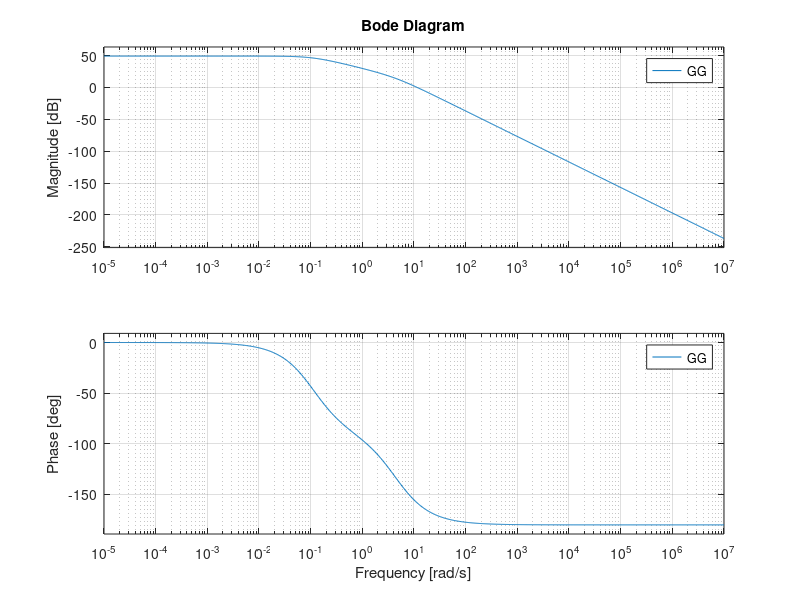

Recreate this plot in MATLAB. (Note: this script raises an error after producing the figure.)
%%%%%%%%%%%%%%%%%%%%%%%%%%%%%%%%%%%%%%%%%%%%%%%%%%%%%%%%%%%%%%%%%%%%%%%%%%%%%%%%%%%%%%%%
% Controllo del motore di un automobile, Progetto C2                                   %
% Bernardini Claudio                                                                   %
% Corsetti Luca                                                                        %
% Straccali Leonardo                                                                   %
%%%%%%%%%%%%%%%%%%%%%%%%%%%%%%%%%%%%%%%%%%%%%%%%%%%%%%%%%%%%%%%%%%%%%%%%%%%%%%%%%%%%%%%%

clear all; close all; clc

%%%%%%%%%%%%%%%%%%%%%%%%%%%%%%%% PARAMETRI DEL PROGETTO %%%%%%%%%%%%%%%%%%%%%%%%%%%%%%%%
gamma_1 = 0.75;
gamma_2 = 0.15;
beta = 1.3;
phi = 0.04;
delta_1 = 3 * 10^4;
delta_2 = 0.2;
delta_3 = 0.02;
J = 20;
omega_e = 30;
%%%%%%%%%%%%%%%%%%%%%%%%%%%%%%%% PARAMETRI DEL PROGETTO %%%%%%%%%%%%%%%%%%%%%%%%%%%%%%%%

% Dinamica del sistema
% m_dot = gamma_1*(1-cos(beta*theta-phi))-gamma_2*omega*m
% J*omega_dot = delta_1*m-delta_2*omega-delta_3*omega^2

%% LEGENDA DATI
% theta -> angolo di accelerazione variabile d'ingresso
% gamma_1*(1-cos(beta*theta-phi)) -> caratteristica intrinseca della valvola.
% J -> momento d'inerzia
% delta_1*m -> coppia trasmessa all'albero motore
% delta_2*omega -> modella l'attrito nel motore
% delta_3*omega^2 -> descrive la resistenza dell'aria

%% PUNTO 1 - Sistema in forma di stato

x_2e = omega_e;
x_1e = (delta_2 * x_2e + delta_3 * x_2e^2) / delta_1;

u_e = (acos(- (gamma_2 / gamma_1) * x_2e * x_1e + 1) + phi) / beta;

f_1 = gamma_1 * (1 - cos(beta * u_e - phi)) - gamma_2 * x_1e * x_2e;
f_2 = 1 / J * (delta_1 * x_1e - delta_2 * x_2e - delta_3 * x_2e^2);

%% Sistema linearizzato
% x_dot = A*x + B*u
% y = C*x + D*u

% Definiamo le matrici nel punto di equilibrio trovato x_e=[m_e,w_e]=[8e-4,30]
A = [-gamma_2 * x_2e, -gamma_2 * x_1e;
    delta_1 / J, -delta_2 / J - (2 * delta_3 * x_2e) / J];
B = [beta * gamma_1 * sin(beta * u_e - phi); 0];
C = [0, 1];
D = 0;

%% PUNTO 2 - Funzione di trasferimento
s = tf('s');
[NS, DS] = ss2tf(A, B, C, D);
GG = tf(NS, DS);

% oppure facendo i conti..
% sI-A = [s+4.5, -1.2*10e-4;
%       -1500 ,  s+0.07];

% cof = [s+0.07  , 1500;
%       1.2*10e-4, s+4.5];

% adj = transpose(cof);

% check_N = (C*adj*B);
% check_D = ((s+4.5)*(s+0.07)) - (+1.2*1e-4*-1500);

% G_check = check_N / check_D
GG_poles = pole(GG);

% mostra la funzione di trasferimento e i poli
if 0
    GG
    GG_poles
    %    G_check;
    %    pole(G_check);
    return;
end

%% Diagramma di Bode di G(s)

% Definizione dell'intervallo di frequenze del diagramma di Bode
omega_plot_min = 10e-6;
omega_plot_max = 10e6;

figure(1);
bode(GG, {omega_plot_min, omega_plot_max});
grid on, zoom on;

% return;

%% PUNTO 3 - Progetto di un regolatore
% SPECIFICHE
% 1) Errore a regime |e∞|≤e* = 0.01 in risposta a un gradino w(t)=9·1(t) e d(t)=8·1(t)
% 2) Per garantire una certa robustezza del sistema si deve avere un margine di fase Mf ≥ 55°.
% 3) Il sistema può accettare una sovraelongazione percentuale al massimo dell%5% : S% ≤ 5%.
% 4) Il tempo di assestamento all'ε% = 5% deve essere inferiore al valore fissato: Ta,ε = 0.08s.
% 5) Il disturbo sull'uscita d(t), con una banda limitata nel range di pulsazioni [0,0.05], deve essere abbattutto di almeno 55 dB.
% 6) Il rumore di misura n(t), con una banda limitata nel range di pulsazioni [8 · 10^3, 2 · 10^6], deve essere abbattutto di almeno 45 dB.

% PUNTO 1
% ampiezze gradini
WW = 9;
DD = 8;

% errore a regime
e_star = 0.01;

% PUNTO 2
Mf_spec = 55;

% PUNTO 3 & 4
% Sovraelongazione massima e tempo di assestamento all'5%
s_100_spec = 0.05;
T_a1_spec = 0.08;

% PUNTO 5
% attenuazione disturbo sull'uscita
A_d = 55;
omega_d_min = 0.00001;
omega_d_MAX = 0.05;

% PUNTO 6
% attenuazione disturbo di misura
A_n = 45;
omega_n_MIN = 8 * 1e3;
omega_n_MAX = 2 * 1e6;

%% Regolatore statico

% valore minimo prescritto per L(0)
% sappiamo che e_inf = (D + W) / (1 + mu)
% mu = mu_s*mu_g dove mu_g è fisso ed è dato da G(s)
% pertanto mu = (D + W) / e_star - 1

% L(s)=R(s)G(s) -> mu=L(0)=R(0)G(0) -> mu_s=R(0)=mu/G(0)
% guadagno minimo del regolatore ottenuto come L(0)/G(0)
G_0 = abs(evalfr(GG, 0));
mu_s = ((DD + WW) / (e_star) - 1)/G_0;

RR_s = mu_s; % RR_s = 5.88

% Sistema esteso
GG_e = RR_s * GG; % GG_e = mu_s * GG

if 0
    figure(2)
    h_GGe = bodeplot(GG_e);
    grid on, zoom on;

    return
end

figure(2)
% PATCH sul diagramma di Bode

% SPECIFICHE SU d
Bnd_d_x = [omega_d_min; omega_d_MAX; omega_d_MAX; omega_d_min];
Bnd_d_y = [A_d; A_d; -200; -200];
patch(Bnd_d_x, Bnd_d_y, 'r', 'FaceAlpha', 0.2, 'EdgeAlpha', 0);
hold on;

if 0
    h_GGe = bodeplot(GG_e);
    grid on, zoom on;
    return
end

% SPECIFICHE SU n
Bnd_n_x = [omega_n_MIN; omega_n_MAX; omega_n_MAX; omega_n_MIN];
Bnd_n_y = [-A_n; -A_n; 100; 100];
patch(Bnd_n_x, Bnd_n_y, 'r', 'FaceAlpha', 0.2, 'EdgeAlpha', 0);
hold on;

if 0
    h_GGe = bodeplot(GG_e)
    grid on, zoom on;
    return
end

% SPECIFICHE SU S%
xi = 0.69;
S_100 = 100 * exp(-pi * xi / sqrt(1 - xi^2))
Mf_spec = xi * 100

% SPECIFICHE SU T_a
omega_Ta_low = 1e-8; % lower bound just for the plot
omega_Ta_MAX = 300 / (Mf_spec * T_a1_spec); % omega_c >= 300/(Mf*T^*) = 300/(69.1*0.08) ~ 54.27

Bnd_Ta_x = [omega_Ta_low; omega_Ta_MAX; omega_Ta_MAX; omega_Ta_low];
Bnd_Ta_y = [0; 0; -200; -200];
patch(Bnd_Ta_x, Bnd_Ta_y, 'r', 'FaceAlpha', 0.2, 'EdgeAlpha', 0);
hold on;

h_GGe = bodeplot(GG_e,{omega_plot_min, omega_plot_max})
grid on, zoom on;

% STOP qui per disegnare solo le specifiche sul GUADAGNO
if 0
    return;
end

omega_c_min = omega_Ta_MAX;
omega_c_MAX = omega_n_MIN;

phi_spec = Mf_spec - 180;
phi_low = -270; % lower bound just for the plot

Bnd_Mf_x = [omega_c_min; omega_c_MAX; omega_c_MAX; omega_c_min];
Bnd_Mf_y = [phi_spec; phi_spec; phi_low; phi_low];
patch(Bnd_Mf_x, Bnd_Mf_y, 'r', 'FaceAlpha', 0.2, 'EdgeAlpha', 0);
hold on;

% STOP qui per le specifiche
if 0
    return;
end

%% Design del regolatore dinamico

% Rete anticipatrice

Mf_star = Mf_spec; % Mf_star = 69
omega_c_star = 200;
[mag_omega_c_star, arg_omega_c_star, omega_c_star] = bode(GG_e, omega_c_star)

mag_omega_c_star_dB = 20 * log10(mag_omega_c_star)

M_star = 10^(-mag_omega_c_star_dB / 20) % M_star = 47.535
phi_star = Mf_star - 180 - arg_omega_c_star; % phi_star = 1.181
phi_star_rad = phi_star * pi / 180 % phi_star_rad = 206.193 rad

% Formule di inversione
tau = (M_star - cos(phi_star_rad)) / (omega_c_star * sin(phi_star_rad)) % tau = 0.2549 rad
alpha_tau = (cos(phi_star_rad) - inv(M_star)) / (omega_c_star * sin(phi_star_rad)) % alpha_tau = 0.0019 rad
alpha = alpha_tau / tau % alpha = 0.00745 rad

if M_star <= 1
    disp('Errore: M_start non soddisfa le specifiche (M_star > 1)')
    return;
end

if phi_star_rad < 0 | phi_star_rad > pi / 2
    disp('Errore: phi_star non soddisfa le specifiche: 0<phi_star<pi/2')
    return;
end

check_flag = cos(phi_star * pi / 180) - inv(M_star)

if check_flag < 0
    disp('Errore: alpha negativo');
    return;
end

% return;

%% Diagrammi di Bode con specifiche includendo regolatore dinamico

R_d = (1 + tau * s) / (1 + alpha * tau * s); % rete anticipatrice

LL = R_d * GG_e; % funzione di anello

% check regolatore fisicamente realizzabile
% poli-zero >= 0
check_reg = R_d * RR_s;

if size(pole(check_reg)) - size(zero(check_reg)) < 0
    fprintf('Il regolatore NON è fisicamente realizzabile!');
    return;
else
    fprintf('Il regolatore è fisicamente realizzabile!');
end

figure(3);
hold on;

% Legenda colori
Legend_mag = ["A_d"; "A_n"; "\omega_{c,min}"; "G(j\omega)"];

% Specifiche su ampiezza
patch(Bnd_d_x, Bnd_d_y, 'r', 'FaceAlpha', 0.2, 'EdgeAlpha', 0);
patch(Bnd_n_x, Bnd_n_y, 'g', 'FaceAlpha', 0.2, 'EdgeAlpha', 0);
patch(Bnd_Ta_x, Bnd_Ta_y, 'b', 'FaceAlpha', 0.2, 'EdgeAlpha', 0);
legend(Legend_mag);

% Plot Bode con margini di stabilità
margin(LL, {omega_plot_min, omega_plot_max});
grid on;

% Legenda colori
Legend_arg = ["G(j\omega)"; "M_f"];
legend(Legend_arg);

% Specifiche su fase
patch(Bnd_Mf_x, Bnd_Mf_y, 'g', 'FaceAlpha', 0.2, 'EdgeAlpha', 0);
hold on;
legend(Legend_arg);

% STOP qui per sistema con controllore dinamico + specifiche
if 0
    return;
end

%% Check prestazioni

% Funzione di sensitività
SS = 1 / (1 + LL);

% Funzione di sensitività complementare
FF = LL / (1 + LL);

% tt potrebbe essere suddiviso in più intervalli di cambionamento a seconda
% del caso di utilizzo, per comodità ne scegliamo uno unico
tt = (0:1e-4:1e3)'; 

%% Check prestazioni in anello chiuso
%% richiesta: w(t) = 0.75 * 1(t)

% Risposta al gradino
figure(4);

WW = 0.75;

T_simulation = 0.1;
[y_step, t_step] = step(WW * FF, T_simulation);
plot(t_step, y_step, 'b');
grid on, zoom on, hold on;

% vincolo sovraelongazione minore uguale all'5%
patch([0, T_simulation, T_simulation, 0], [WW * (1 + s_100_spec), WW * (1 + s_100_spec), WW + 1, WW + 1], 'r', 'FaceAlpha', 0.3, 'EdgeAlpha', 0.5);
ylim([0, WW + 1]);

% vincolo tempo di assestamento all'5%
LV = abs(evalfr(WW * FF, 0)); % valore limite gradino: W*F(0)
patch([T_a1_spec, T_simulation, T_simulation, T_a1_spec], [LV * (1 - 0.01), LV * (1 - 0.01), 0, 0], 'g', 'FaceAlpha', 0.1, 'EdgeAlpha', 0.5);
patch([T_a1_spec, T_simulation, T_simulation, T_a1_spec], [LV * (1 + 0.01), LV * (1 + 0.01), LV + 1, LV + 1], 'g', 'FaceAlpha', 0.1, 'EdgeAlpha', 0.1);

Legend_step = ["Risposta al gradino"; "Vincolo sovraelongazione"; "Vincolo tempo di assestamento"];
legend(Legend_step);

if 0
    return;
end

%% Check disturbo in uscita
figure(6);

% Simulazione disturbo a pulsazione 0.05
omega_d = 0.01;
syms k

DD = 0.05;
dd = 0;

% d(t) = sum_{k=1}^{4} 0.05 * sin(0.01kt)
for k = 1:4
    dd = dd + DD * sin(omega_d * tt * k);
end

y_d = lsim(SS, dd, tt);
hold on, grid on, zoom on
plot(tt, dd, 'm')
plot(tt, y_d, 'b')
grid on
legend('dd', 'y_d')

%% Check disturbo di misura

figure(7);

% Simulazione disturbo a pulsazione 8*10^3
omega_n = 8 * 1e3;
syms k

NN = 0.02;
nn = 0;

% n(t) = sum_{k=1}^{4} 0.02 * sin(8 * 10^3 * kt)
for k = 1:4
    nn = nn + NN * sin(omega_n * tt * k);
end

y_n = lsim(-FF, nn, tt);
hold on, grid on, zoom on
plot(tt, nn, 'm')
plot(tt, y_n, 'b')
grid on
legend('nn', 'y_n')

% Test uscita totale
y_step = step(WW * FF, tt);
figure(8);
y_tot = y_d + y_n + y_step;
plot(tt, y_tot)
